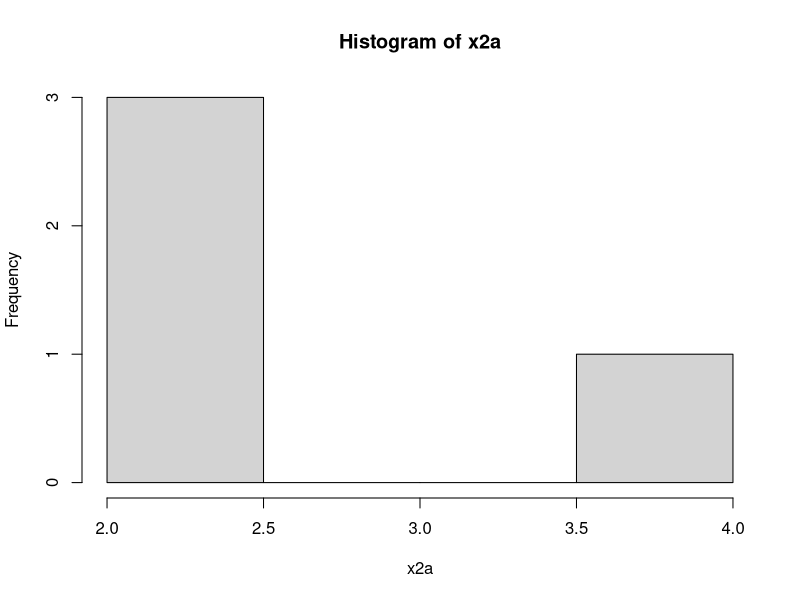
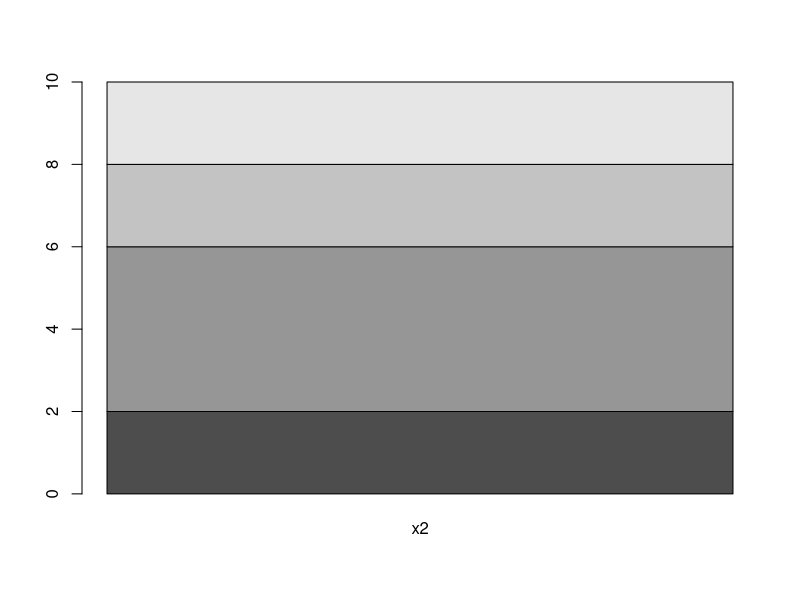
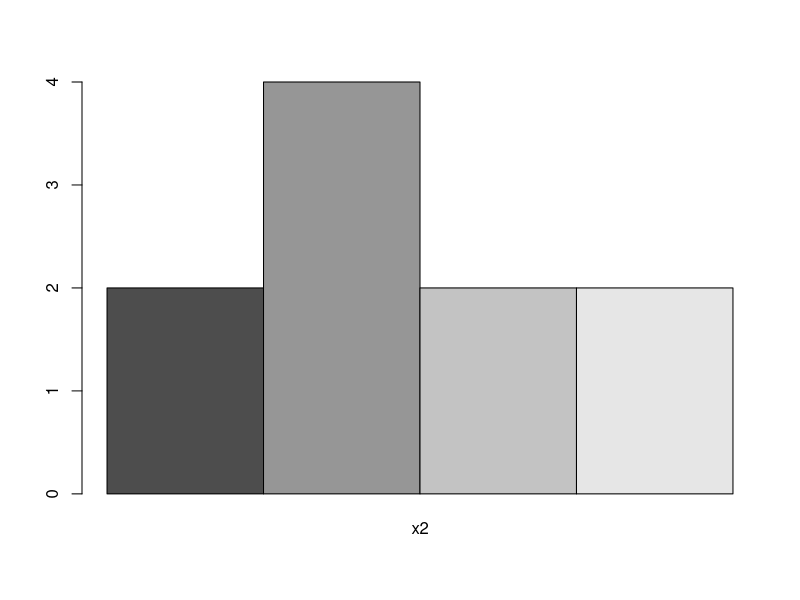
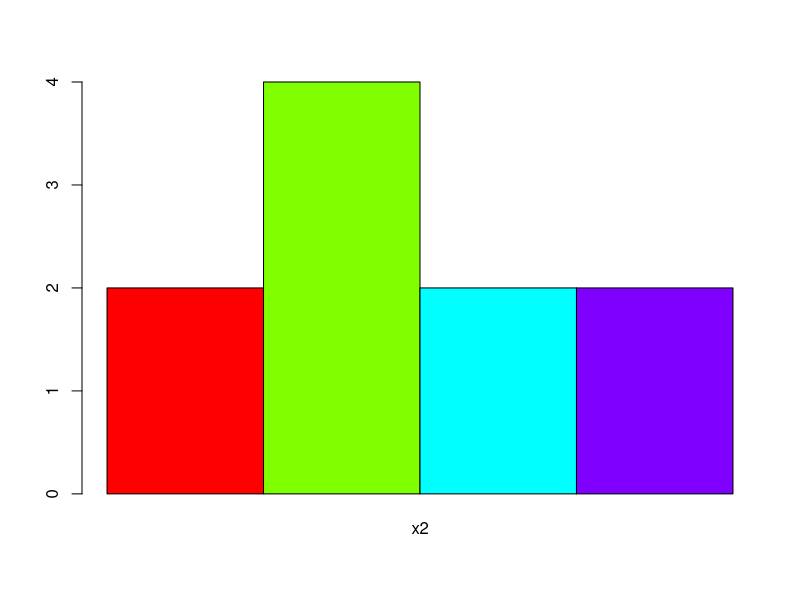
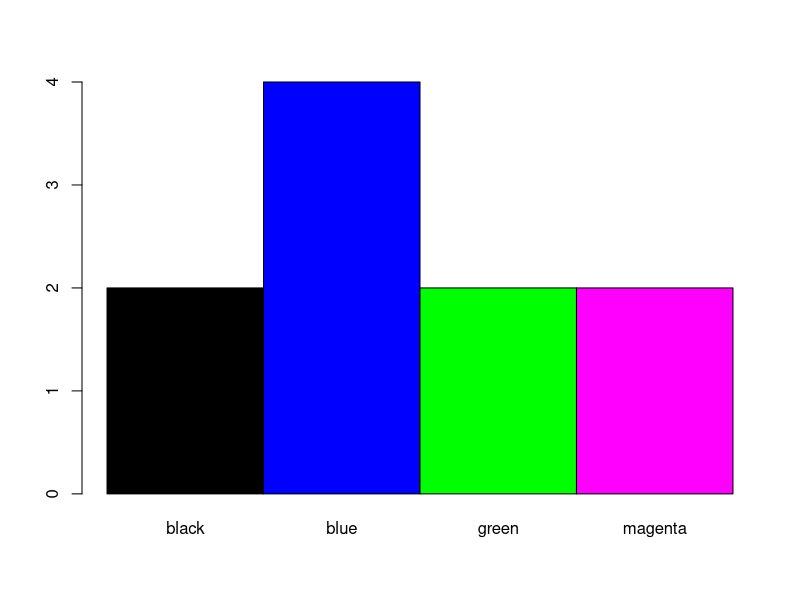
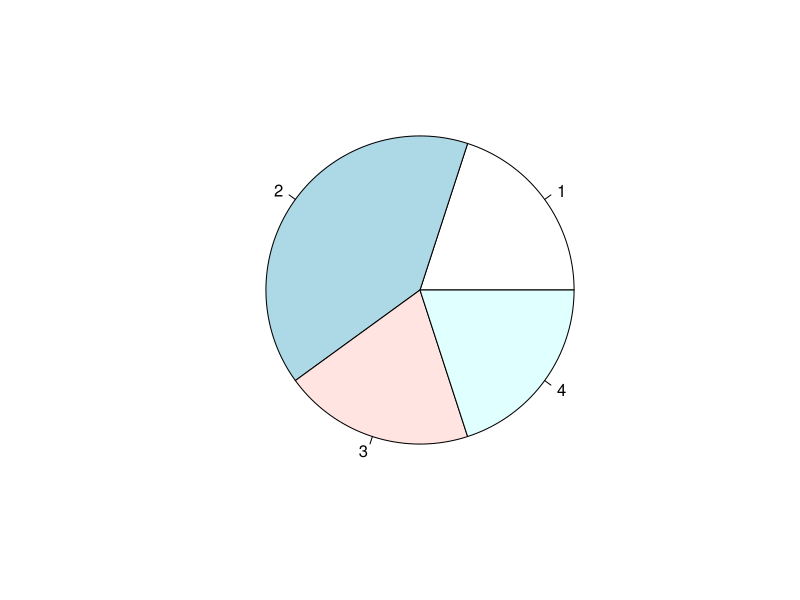
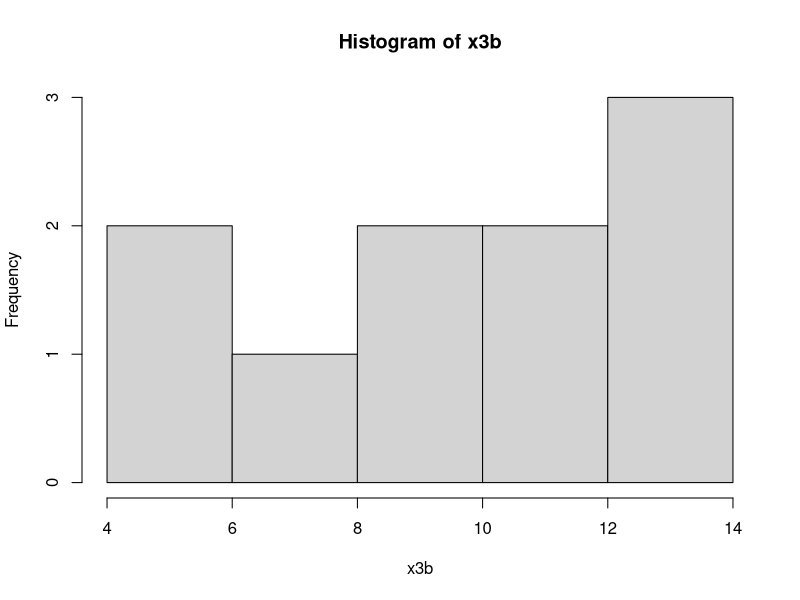
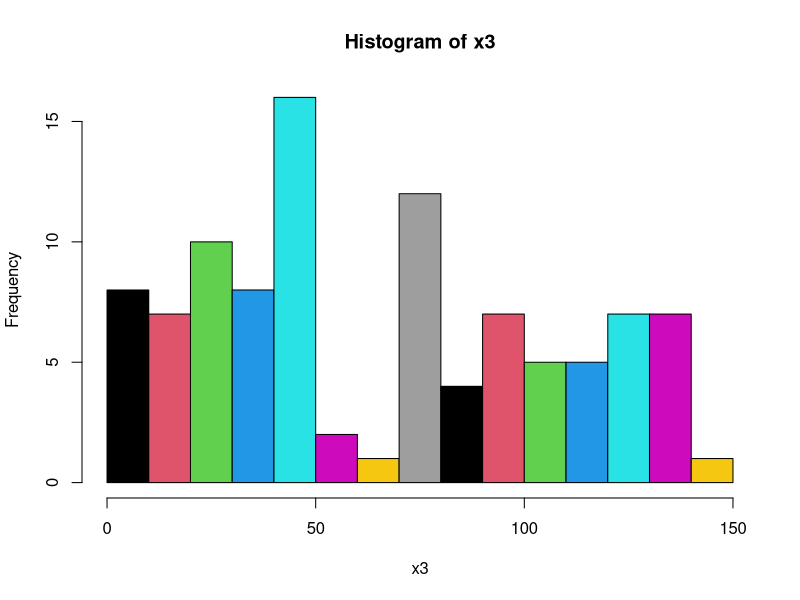

Source code (R) for these figures, in order:
# Frequency Distribution

#Discrete Cat Data
(attend = c('A','P','P','A','P','A'))
table(attend)
cbind(table(attend))  # A & P on left side

#Discrete Category Data

color=c('blue','green','blue','magenta','blue','green', 'magenta','black','blue','black')
(x2 = table(color))
(x2a = cbind(x2))
hist(x2a)  # not relevant 
barplot(x2a)  # not good
barplot(x2a, beside=T)  # Better
unique(color) ; length(unique(color))
barplot(x2a, beside=T, col=rainbow(length(unique(color))))
barplot(x2a, beside=T, col=sort(unique(color)), names.arg=names(x2))
unique(color)
sort(unique(color))

pie(x2a)

#Continuous Data 
set.seed(1234)
x3 = runif(100,0,150)  # 0 to 150 marks range, 100 values 
x3
x3 = ceiling(x3)  #round to higher value
x3
range(x3)
# Divide range into step of 15 ie 10 levels
breaks = seq(0,150,by=15)
breaks
length(breaks)
x3
#x3[1] = 60; x3[2] = 75
x3.cut = cut(x3, breaks)
x3.cut
table(x3.cut)
cbind(table(x3.cut))  #see it vertically

#give intervals a character values a, b..
(x3.cut = cut(x3, breaks, labels=letters[1:10]))
#(x3.cut = cut(x3, breaks, labels=letters[1:length(breaks)-1]))
x3.cut

(x3a = table(x3.cut))
(x3b = cbind(x3a))

#plot these freq Table: which is better
hist(x3b)
hist(x3,breaks = 15,col=1:15)
h=hist(x3)
h
hist(x3, freq = F)
lines(density(x3))
x4=rnorm(1000,60,5)
hist(x4,freq = F)
lines(density(x4))
pie(x3b)
barplot(x3b, beside=T)
barplot(x3b, beside=T, names.arg =rownames(x3b))
plot(x3b)

